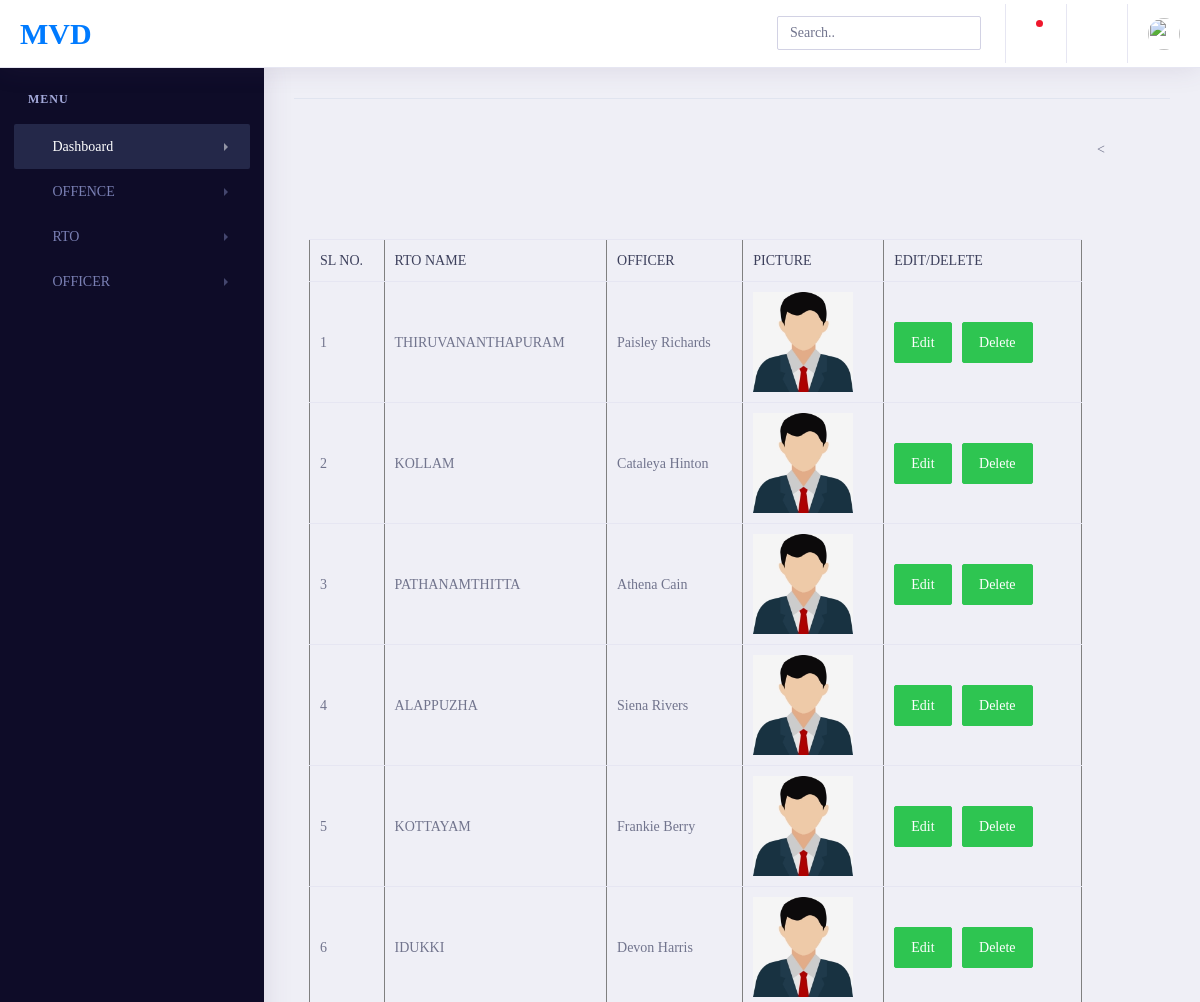
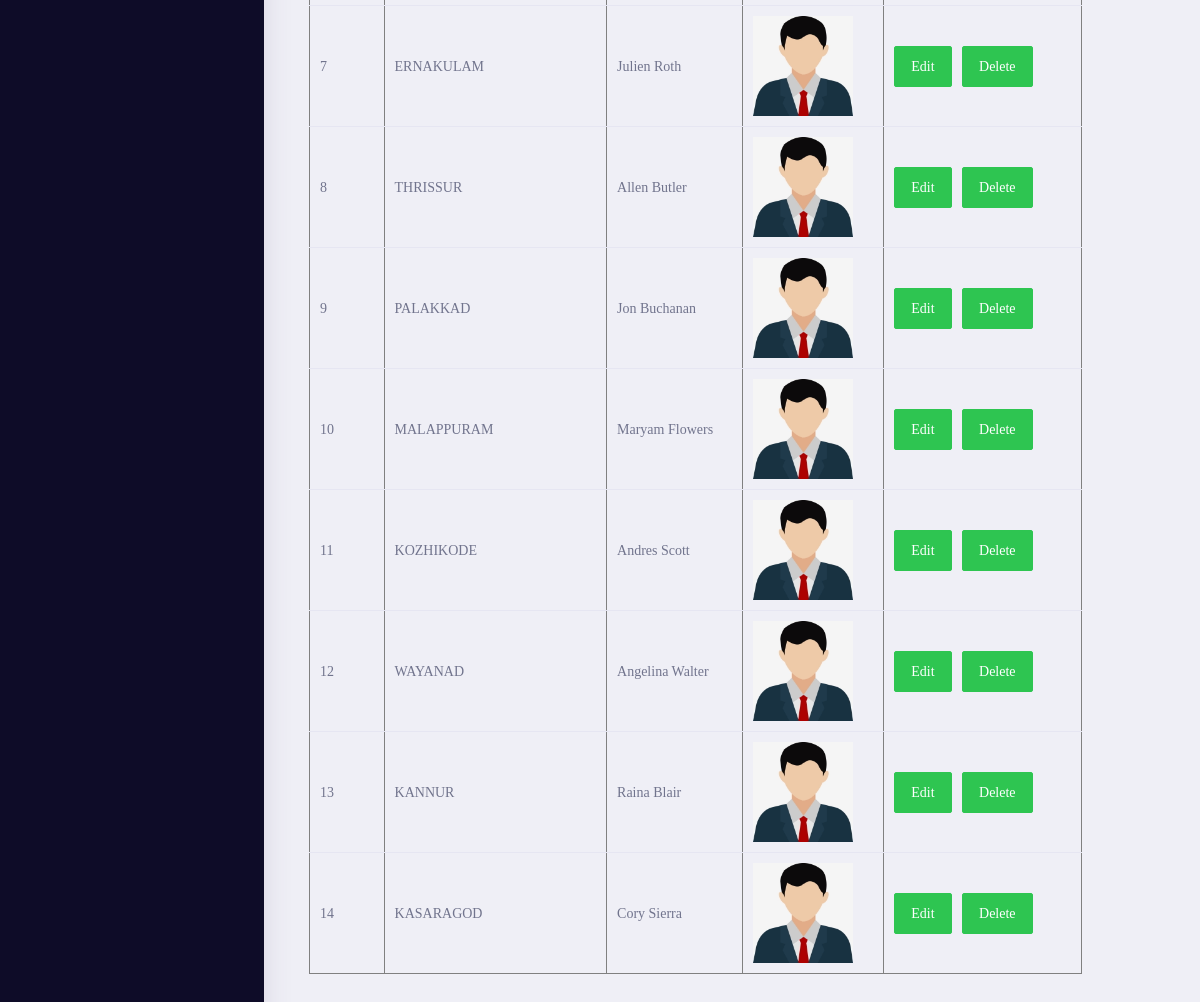
The page /admin/viewofficer.php on the database its author committed (2 pictures, top to bottom).
### tables this page shows
CREATE TABLE IF NOT EXISTS `officer` (
  `rid` int NOT NULL,
  `offid` int NOT NULL AUTO_INCREMENT,
  `offuser` varchar(30) NOT NULL,
  `offpass` varchar(14) NOT NULL,
  `offimg` varchar(1000) NOT NULL,
  `status` int NOT NULL DEFAULT '1',
  PRIMARY KEY (`offid`)
);

CREATE TABLE IF NOT EXISTS `rto` (
  `rid` int NOT NULL AUTO_INCREMENT,
  `regid` varchar(5) NOT NULL,
  `rname` varchar(30) NOT NULL,
  `status` int NOT NULL DEFAULT '1',
  PRIMARY KEY (`rid`)
);

### classes/DataAccess.class.php (the view, shortened to what this page needs)
<?php
class DataAccess
{
	private $_con,$_query,$_errors;
	public function __construct()
	{
		if(!$this->_con=mysqli_connect(DB_HOST,DB_USER,DB_PASSWORD,DB_NAME))
		{
			die("connection Error");
		}
	}
    public function getDataJoin($fields,$table,$condition = "1",$join=NULL)
	{
		$this->_query = "select ";
		if(is_array($fields))
		{
				$this->_query.=implode(",",$fields);
        }
		$this->_query.=" from $table ";
        if(isset($join) && $join!=NULL)
        {
            if(is_array($join))
            {
                foreach($join as $i=>$v)
                {
                    if(is_array($v))
                    {
                        if($v['1']=='innerjoin' || $v['1']=='join' || $v['1']=='')
                        {
                            $this->_query.=" inner join ".$i." on ".$v['0'];
                        }
                    }
                }
            }
        }
        $this->_query.=" where $condition";
		$resref=mysqli_query($this->_con,$this->_query);
		$dataArr = array();
		if(mysqli_num_rows($resref))
		{
			while($rows = mysqli_fetch_assoc($resref))
			{
				$dataArr[] = $rows;
			}
		}
		return $dataArr;
	}
    public function selectAsTable($fields,$table,$condition="1",$join=NULL,$actions=null,$config=null)
    {
        $resultArr=$this->getDataJoin($fields,$table,$condition,$join);
        $str="";
        foreach($resultArr as $values)
        {
            $str.="<tr>";
            foreach($values as $key=>$val)
            {
                $flag=1;
                if($flag==1)
                {
                    if(isset($config['images']) && isset($config['images']['field']) && $key==$config['images']['field'])
                    {
                        if(isset($config['hiddenfields']))
                        {
                            if(!in_array($key,$config['hiddenfields']))
                            {
                                $str.="<td><img src='".$config['images']['path'].$val."' ";
                                foreach($config['images']['attributes'] as $attr=>$attrval)
                                {
                                    $str.=$attr."='".$attrval."' ";
                                }
                                $str.=" /></td>";
                                $flag=0;
                            }
                        }
                        else{
                            $str.="<td><img src='".$config['images']['path'].$val."' ";
                                foreach($config['images']['attributes'] as $attr=>$attrval)
                                {
                                    $str.=$attr."='".$attrval."' ";
                                }
                                $str.=" /></td>";
                                $flag=0;
                        }
                    }
                }
                if($flag==1)
                {
                if(isset($config['hiddenfields']))
                {
                    if(!in_array($key,$config['hiddenfields']))
                    {
                        $str.="<td>".$val."</td>";
                    }
                }
                else
                    $str.="<td>".$val."</td>";
                }
            }
            if($actions!=null && is_array($actions))
            {
                if((isset($config['actions_td']) && $config['actions_td']==false) || !isset($config['actions_td']))
                    $str.="<td>";
                foreach($actions as $ind=>$act)
                {
                        $str.="<a href='".$act['link']."?";
                        foreach($act['params'] as $param=>$pvalue)
                        {
                            $str.=$param."=".$values[$pvalue]."&";
                        }
                        $str=$this->_chop_string($str);
                        $str.="' ";
                        foreach($act['attributes'] as $attr=>$attrval)
                        {
                            $str.=$attr."='".$attrval."' ";
                        }
                        $str.=" >".$act['label']."</a>&nbsp;&nbsp;&nbsp;";
                }
                if((isset($config['actions_td']) && $config['actions_td']==false) || !isset($config['actions_td']))
                    $str.="</td>";
            }
            $str.="</tr>";
        }
        return $str;
    }
    private function _chop_string($str)
    {
        return substr($str,0,strlen($str)-1);
    }
}
?>

### rows shown on the page
officer: offid "1", offuser "Paisley Richards", offimg (picture)
rto: rname "THIRUVANANTHAPURAM"
officer: offid "2", offuser "Cataleya Hinton", offimg (picture)
rto: rname "KOLLAM"
officer: offid "3", offuser "Athena Cain", offimg (picture)
rto: rname "PATHANAMTHITTA"
officer: offid "4", offuser "Siena Rivers", offimg (picture)
rto: rname "ALAPPUZHA"
officer: offid "5", offuser "Frankie Berry", offimg (picture)
rto: rname "KOTTAYAM"
officer: offid "6", offuser "Devon Harris", offimg (picture)
rto: rname "IDUKKI"
officer: offid "7", offuser "Julien Roth", offimg (picture)
rto: rname "ERNAKULAM"
officer: offid "8", offuser "Allen Butler", offimg (picture)
rto: rname "THRISSUR"
officer: offid "9", offuser "Jon Buchanan", offimg (picture)
rto: rname "PALAKKAD"
officer: offid "10", offuser "Maryam Flowers", offimg (picture)
rto: rname "MALAPPURAM"
officer: offid "11", offuser "Andres Scott", offimg (picture)
rto: rname "KOZHIKODE"
officer: offid "12", offuser "Angelina Walter", offimg (picture)
rto: rname "WAYANAD"
officer: offid "13", offuser "Raina Blair", offimg (picture)
rto: rname "KANNUR"
officer: offid "14", offuser "Cory Sierra", offimg (picture)
rto: rname "KASARAGOD"

### other values the page prints
$act['label'] "Edit Delete Edit Delete Edit Delete Edit Delete Edit Delete Edit Delete Edit Delete Edit Delete Edit Delete Edit Delete Edit Delete Edit Delete Edit Delete Edit Delete"
